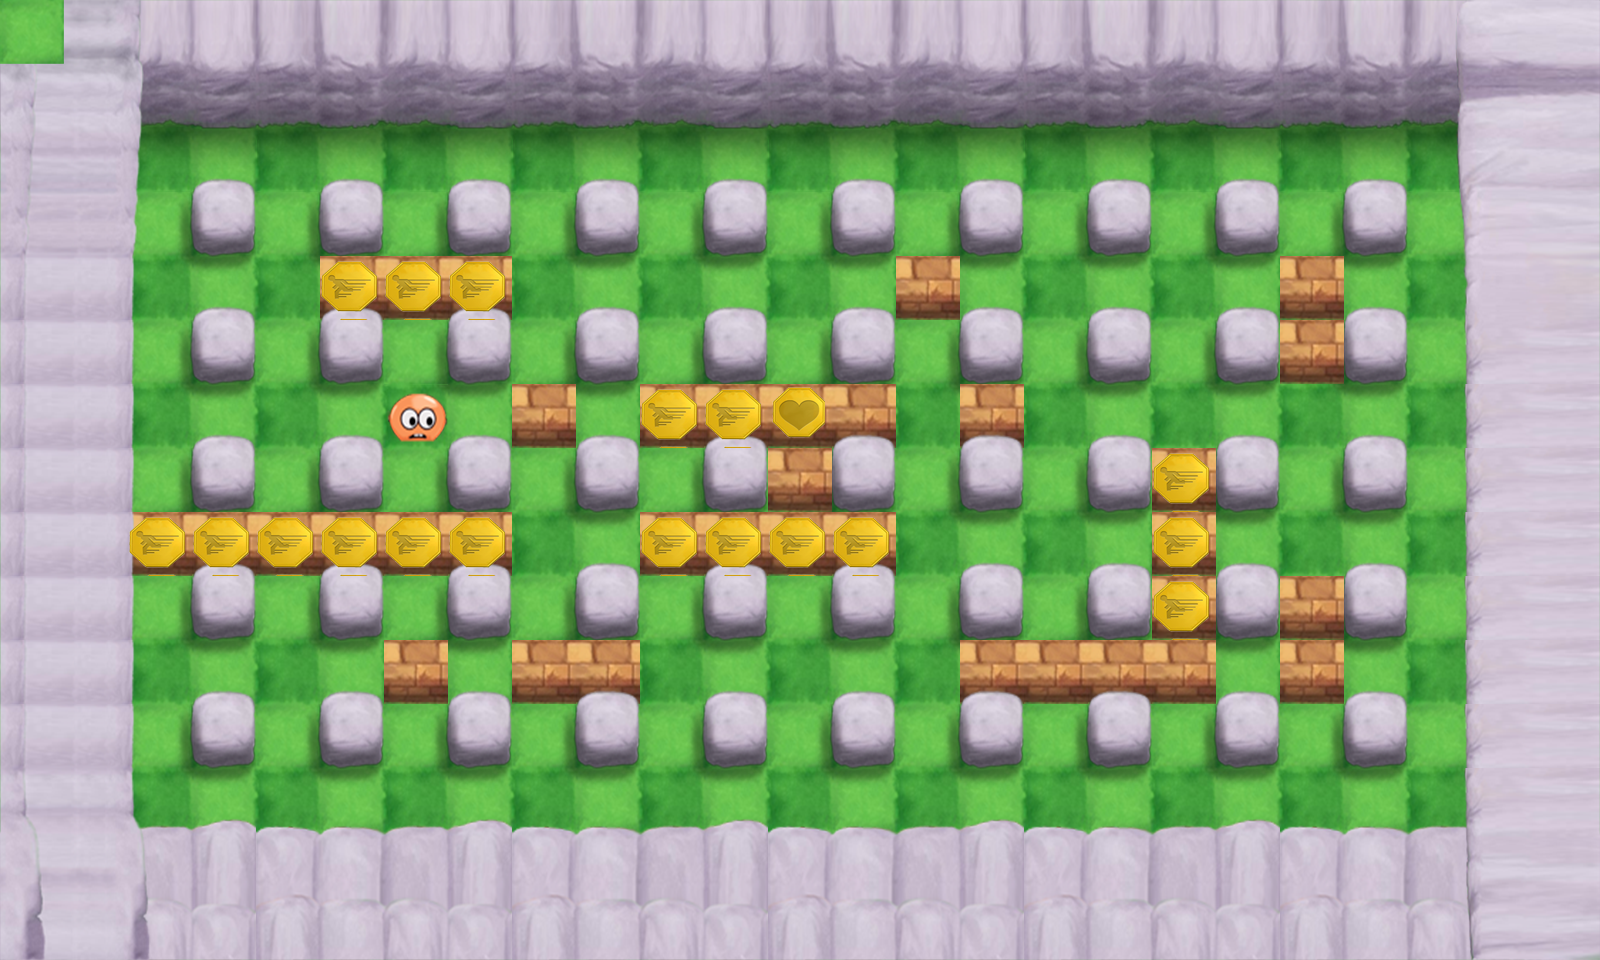

This game map was drawn from its Tiled (.tmx) file and the tilesets committed beside it. A one-line description and the trimmed map source follow:
An orthogonal 25x15 tile map with 64x64 px tiles, 6 tile layers (suelo, piedrasSombra, capaParedes, bordeAbajo, ...).

<map version="1.0" orientation="orthogonal" width="25" height="15" tilewidth="64" tileheight="64">
 <tileset firstgid="1" name="tileset64" tilewidth="64" tileheight="64">
  <image source="gfx/tileset64.png" width="832" height="768" />
  <tile id="0">
   <properties>
    <property name="primero" value="true" />
   </properties>
  </tile>
  <tile id="1">
   <properties>
    <property name="segundo" value="true" />
   </properties>
  </tile>
  <tile id="8">
   <properties>
    <property name="muro" value="true" />
   </properties>
  </tile>
  <tile id="11">
   <properties>
    <property name="muro" value="true" />
   </properties>
  </tile>
  <tile id="14">
   <properties>
    <property name="muro" value="true" />
   </properties>
  </tile>
  <tile id="15">
   <properties>
    <property name="muro" value="true" />
   </properties>
  </tile>
  <tile id="16">
   <properties>
    <property name="muro" value="true" />
   </properties>
  </tile>
  <tile id="17">
   <properties>
    <property name="muro" value="true" />
   </properties>
  </tile>
  <tile id="21">
   <properties>
    <property name="muro" value="true" />
   </properties>
  </tile>
  <tile id="24">
   <properties>
    <property name="muro" value="true" />
   </properties>
  </tile>
  <tile id="34">
   <properties>
    <property name="muro" value="true" />
   </properties>
  </tile>
  <tile id="37">
   <properties>
    <property name="muro" value="true" />
   </properties>
  </tile>
  <tile id="47">
   <properties>
    <property name="muro" value="true" />
   </properties>
  </tile>
  <tile id="50">
   <properties>
    <property name="muro" value="true" />
   </properties>
  </tile>
  <tile id="54">
   <properties>
    <property name="sueloVerdeOscuro" value="" />
   </properties>
  </tile>
  <tile id="55">
   <properties>
    <property name="SueloVerdeClaro" value="" />
   </properties>
  </tile>
  <tile id="60">
   <properties>
    <property name="muro" value="true" />
   </properties>
  </tile>
  <tile id="63">
   <properties>
    <property name="muro" value="true" />
   </properties>
  </tile>
  <tile id="69">
   <properties>
    <property name="crono" value="3:30" />
   </properties>
  </tile>
  <tile id="73">
   <properties>
    <property name="muro" value="true" />
   </properties>
  </tile>
  <tile id="76">
   <properties>
    <property name="muro" value="true" />
   </properties>
  </tile>
  <tile id="78">
   <properties>
    <property name="enemigo" value="moco" />
   </properties>
  </tile>
  <tile id="79">
   <properties>
    <property name="enemigo" value="moneda" />
   </properties>
  </tile>
  <tile id="80">
   <properties>
    <property name="enemigo" value="gota" />
   </properties>
  </tile>
  <tile id="81">
   <properties>
    <property name="enemigo" value="globo" />
   </properties>
  </tile>
  <tile id="82">
   <properties>
    <property name="enemigo" value="fantasma" />
   </properties>
  </tile>
  <tile id="83">
   <properties>
    <property name="enemigo" value="gotanaranja" />
   </properties>
  </tile>
  <tile id="86">
   <properties>
    <property name="muro" value="true" />
   </properties>
  </tile>
  <tile id="89">
   <properties>
    <property name="muro" value="true" />
   </properties>
  </tile>
  <tile id="91">
   <properties>
    <property name="" value="" />
   </properties>
  </tile>
  <tile id="93">
   <properties>
    <property name="enemigo" value="GLOBO_AZUL" />
   </properties>
  </tile>
  <tile id="94">
   <properties>
    <property name="enemigo" value="MOCO_ROJO" />
   </properties>
  </tile>
  <tile id="95">
   <properties>
    <property name="enemigo" value="MONEDA_MARRON" />
   </properties>
  </tile>
  <tile id="96">
   <properties>
    <property name="enemigo" value="GOTA_ROJA" />
   </properties>
  </tile>
  <tile id="99">
   <properties>
    <property name="muro" value="true" />
   </properties>
  </tile>
  <tile id="102">
   <properties>
    <property name="muro" value="true" />
   </properties>
  </tile>
  <tile id="104">
   <properties>
    <property name="sombraPiedra" value="true" />
   </properties>
  </tile>
  <tile id="105">
   <properties>
    <property name="muro" value="true" />
   </properties>
  </tile>
  <tile id="107">
   <properties>
    <property name="moneda" value="bomba" />
   </properties>
  </tile>
  <tile id="108">
   <properties>
    <property name="moneda" value="corazon" />
   </properties>
  </tile>
  <tile id="109">
   <properties>
    <property name="moneda" value="correr" />
   </properties>
  </tile>
  <tile id="110">
   <properties>
    <property name="moneda" value="detonador" />
   </properties>
  </tile>
  <tile id="120">
   <properties>
    <property name="moneda" value="fantasma" />
   </properties>
  </tile>
  <tile id="121">
   <properties>
    <property name="moneda" value="fuerza" />
   </properties>
  </tile>
  <tile id="122">
   <properties>
    <property name="moneda" value="potenciador" />
   </properties>
  </tile>
  <tile id="138">
   <properties>
    <property name="muro" value="true" />
   </properties>
  </tile>
  <tile id="139">
   <properties>
    <property name="muro" value="true" />
   </properties>
  </tile>
  <tile id="140">
   <properties>
    <property name="muro" value="true" />
   </properties>
  </tile>
  <tile id="141">
   <properties>
    <property name="muro" value="true" />
   </properties>
  </tile>
  <tile id="142">
   <properties>
    <property name="muro" value="true" />
   </properties>
  </tile>
  <tile id="143">
   <properties>
    <property name="pared" value="false" />
   </properties>
  </tile>
  <tile id="145">
   <properties>
    <property name="pared" value="true" />
   </properties>
  </tile>
  <tile id="146">
   <properties>
    <property name="pared" value="true" />
   </properties>
  </tile>
  <tile id="147">
   <properties>
    <property name="pared" value="true" />
   </properties>
  </tile>
 </tileset>
 <layer name="suelo" width="25" height="15">
  <data>[375 cells, 375 non-empty, 2 distinct tile ids]</data>
 </layer>
 <layer name="piedrasSombra" width="25" height="15">
  <data>[375 cells, 275 non-empty, 16 distinct tile ids]</data>
 </layer>
 <layer name="capaParedes" width="25" height="15">
  <data>[375 cells, 61 non-empty, 3 distinct tile ids]</data>
 </layer>
 <layer name="bordeAbajo" width="25" height="15">
  <data>[375 cells, 75 non-empty, 12 distinct tile ids]</data>
 </layer>
 <layer name="techoPiedras" width="25" height="15">
  <data>[375 cells, 140 non-empty, 49 distinct tile ids]</data>
 </layer>
 <layer name="capaEntidades" width="25" height="15">
  <data>[375 cells, 22 non-empty, 5 distinct tile ids]</data>
 </layer>
</map>
